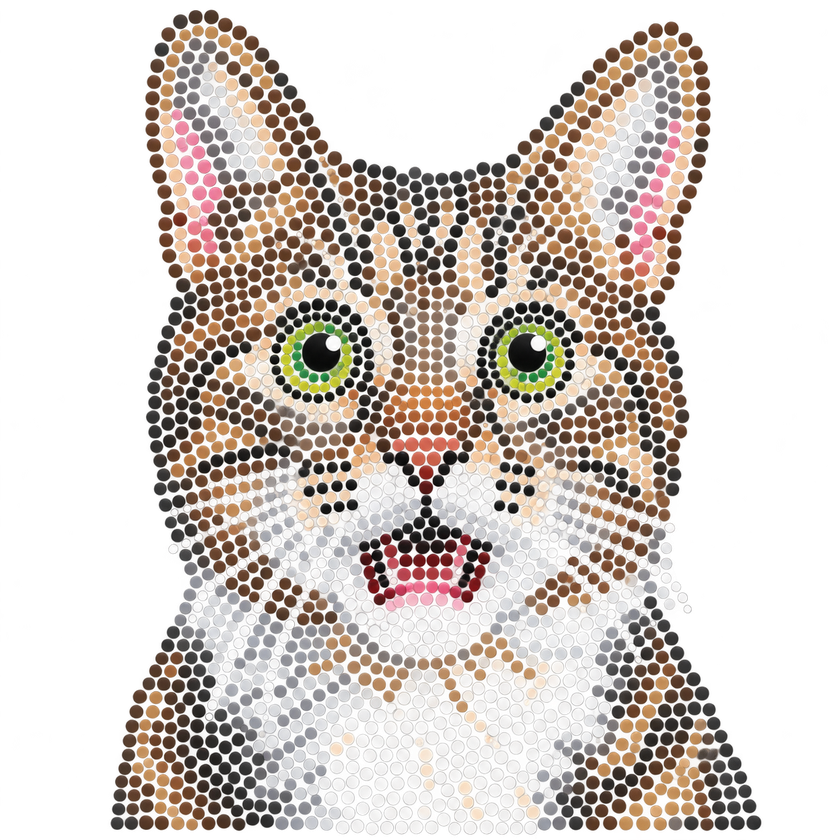
#> input picture services/strass/prototype/img/N2_cat.png, 840 x 840 px, shrunk from 1254 x 1254 before the run, given in place of N2_cat.png.png, which was not available
$ python detect2.py img/N2_cat.png
#> lines starting #> are read from the running program, lines starting #| are printed output that depends on the picture; pictures that were not available may be replaced by others from this repository, and a replacement may not be noted
# From Rhinestone-Studio @38cd831 services/strass-layout/prototype/detect2.py
from pathcfg import W as _W
import sys
import numpy as np, cv2
from PIL import Image
from scipy import ndimage as ndi
from scipy.spatial import cKDTree


def load(name):
#> called with name = 'img/N2_cat.png'
    im = np.array(Image.open(f'{_W}img/{name}.png').convert('RGBA')).astype(np.float32) / 255
    rgb, a = im[..., :3], im[..., 3]
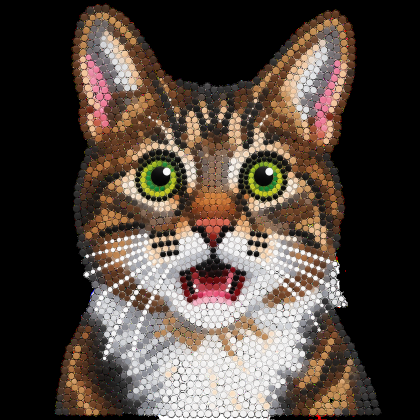
#> rgb: shape (840, 840, 3) float32 (shown at 1/2 size); mean R, G, B 0.313, 0.268, 0.236
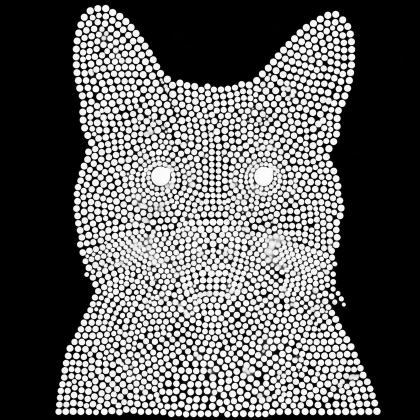
#> a: shape (840, 840) float32 (shown at 1/2 size); min 0, max 1, mean 0.373
    lab = cv2.cvtColor(rgb, cv2.COLOR_RGB2LAB)
#> lab: shape (840, 840, 3) float32; mean of channels 0, 1, 2 28.9, 3.7, 6.4
    return rgb, a, lab


def blob_energy(chans, sigmas):
    E = []
    for s in sigmas:
        e = 0
        for c, wgt in chans:
            l = s * s * ndi.gaussian_laplace(c, s)
            e = e + wgt * l * l
        E.append(np.sqrt(e))
    return np.stack(E)


def nms(pts, score, mind):
    order = np.argsort(-score)
    pts = pts[order]; score = score[order]
    t = cKDTree(pts[:, :2])
    alive = np.ones(len(pts), bool)
    for i in range(len(pts)):
        if not alive[i]:
            continue
        for j in t.query_ball_point(pts[i, :2], mind * 2 * pts[:, 2].max()):
            if j > i and alive[j] and np.hypot(*(pts[i, :2] - pts[j, :2])) < mind * (pts[i, 2] + pts[j, 2]):
                alive[j] = False
    return pts[alive], score[alive]


def detect(name, rmin=4, rmax=14, mind=0.8, q=0.5):
    rgb, a, lab = load(name)
    L = lab[..., 0] / 100 * a + (1 - a) * 1.0
    A = lab[..., 1] / 100 * a
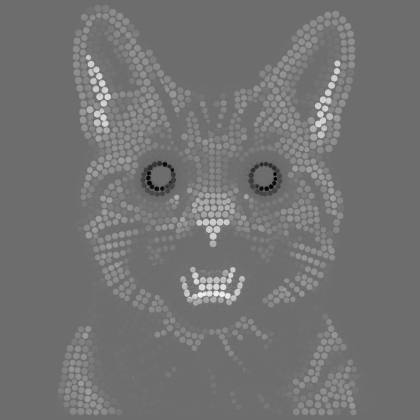
#> A: shape (840, 840) float32 (shown at 1/2 size); min -0.478, max 0.636, mean 0.0256; drawn with min black and max white
    B = lab[..., 2] / 100 * a
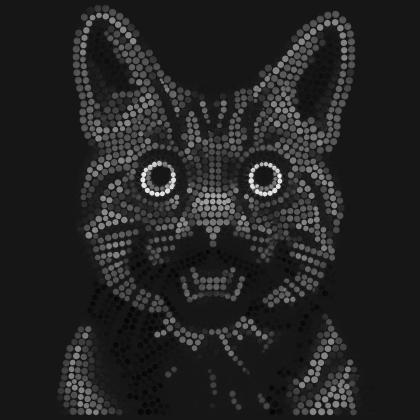
#> B: shape (840, 840) float32 (shown at 1/2 size); min -0.0734, max 0.772, mean 0.0438; drawn with min black and max white
    chans = [(L, 1.0), (A, 1.0), (B, 1.0), (a, 1.0)]
    radii = np.arange(rmin, rmax + 0.01, 0.5)
    sig = radii / np.sqrt(2)
    E = blob_energy(chans, sig)
    best = E.max(0); arg = E.argmax(0)
#> after `best = E.max(0)`:
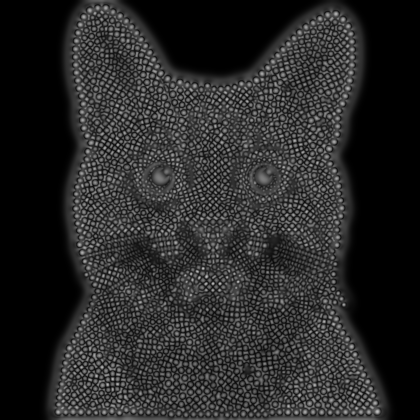
#> best: shape (840, 840) float32 (shown at 1/2 size); min 0.00146, max 0.791, mean 0.159
#> after `arg = E.argmax(0)`:
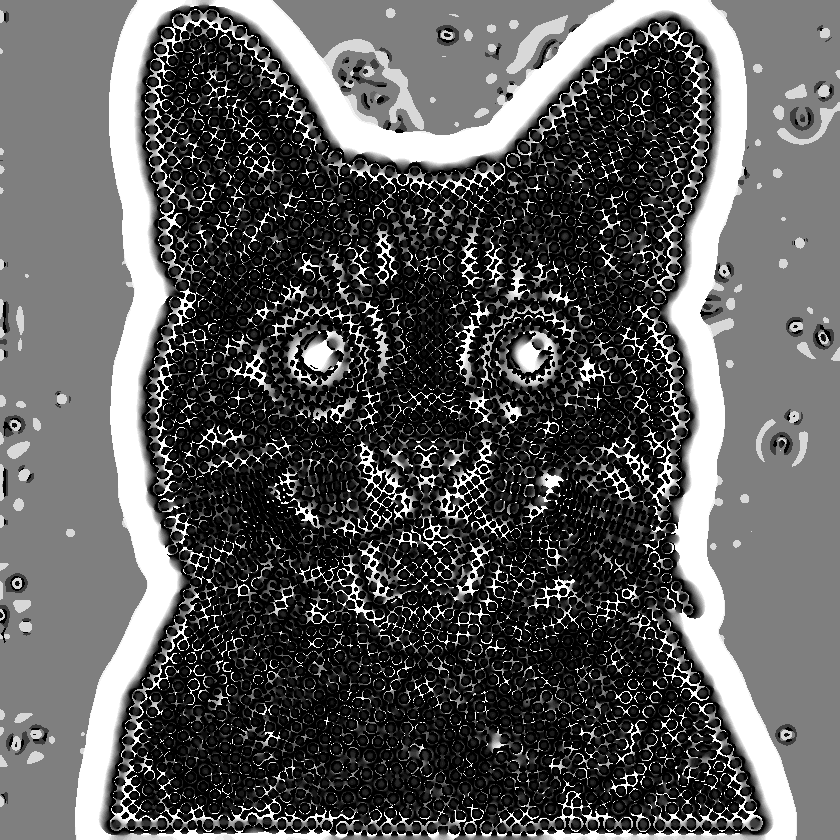
#> arg: shape (840, 840) int64; min 0, max 20, mean 7.14; drawn with min black and max white
    mx = ndi.maximum_filter(E, size=(3, 5, 5))
    pk = (E == mx) & (E > np.quantile(best[a > 0.3], q))
    s, ys, xs = np.nonzero(pk)
#> s = 5602 values from 0 to 20; ys = 5602 values, max 839 at index 5530, min 0 at index 5557, mean 467.5; xs = 5602 values, max 757 at index 3283, min 111 at index 3296, mean 420.8
    ok = a[ys, xs] > 0.25
    s, ys, xs = s[ok], ys[ok], xs[ok]
#> s = 2325 values from 0 to 20; ys = 2325 values, max 829 at index 2156, min 16 at index 2161, mean 466.9; xs = 2325 values, max 754 at index 2288, min 116 at index 2272, mean 420.9
    pts = np.stack([ys, xs, radii[s]], 1).astype(float)
#> pts = 2325 rows, first 8: [56, 665, 4], [66, 212, 4], [76, 207, 4], [111, 237, 4], [148, 183, 4], [149, 539, 4], [164, 324, 4], [173, 331, 4]
    sc = E[s, ys, xs]
#> sc = 2325 values, max 0.762 at index 2288, min 0.205 at index 341, mean 0.458
    pts, sc = nms(pts, sc, mind)
#> in nms, `order = np.argsort(-score)`: order = 2325 values, max 2324 at index 2267, min 0 at index 1101, mean 1162
#> in nms, `pts = pts[order]`: pts = 2325 rows, first 8: [823, 754, 6.5], [824, 116, 6], [27, 671, 6.5], [176, 695, 6], [505, 164, 6], [297, 658, 6], [489, 159, 5.5], [696, 139, 6]
#> in nms, `score = score[order]`: score = 2325 values, max 0.762 at index 0, min 0.205 at index 2324, mean 0.458
#> pts = 2271 rows, first 8: [823, 754, 6.5], [824, 116, 6], [27, 671, 6.5], [176, 695, 6], [505, 164, 6], [297, 658, 6], [489, 159, 5.5], [696, 139, 6]; sc = 2271 values, max 0.762 at index 0, min 0.205 at index 2270, mean 0.463
    return pts, sc


if __name__ == '__main__':
    name = sys.argv[1]
    pts, sc = detect(name)
    np.save(f'{name}_log.npy', pts)
    print(name, len(pts), 'median r', np.median(pts[:, 2]), np.percentile(pts[:, 2], [10, 90]))
#| img/N2_cat.png 2271 median r 5.0 [4.  5.5]

$ run again, on services/strass/prototype/img/N2_lake.png
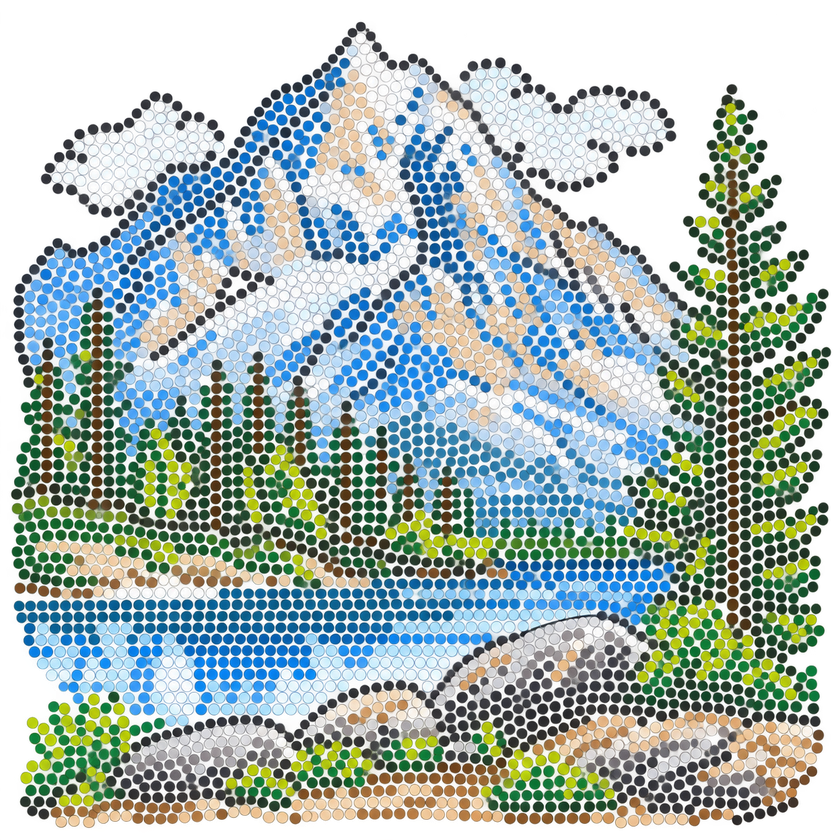
#> input picture services/strass/prototype/img/N2_lake.png, 840 x 840 px, shrunk from 1254 x 1254 before the run, given in place of N2_lake.png.png, which was not available
#> lab: shape (840, 840, 3) float32; mean of channels 0, 1, 2 38.7, -5.1, 1
#> in detect, `best = E.max(0)`:
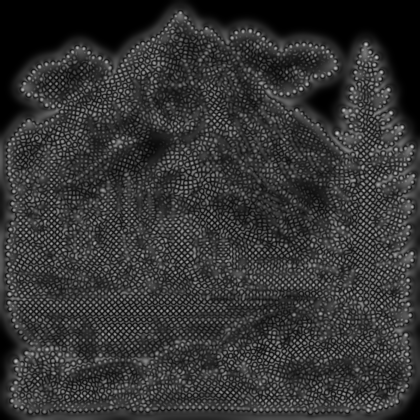
#> best: shape (840, 840) float32 (shown at 1/2 size); min 0.0017, max 0.816, mean 0.205
#> in detect, `arg = E.argmax(0)`:
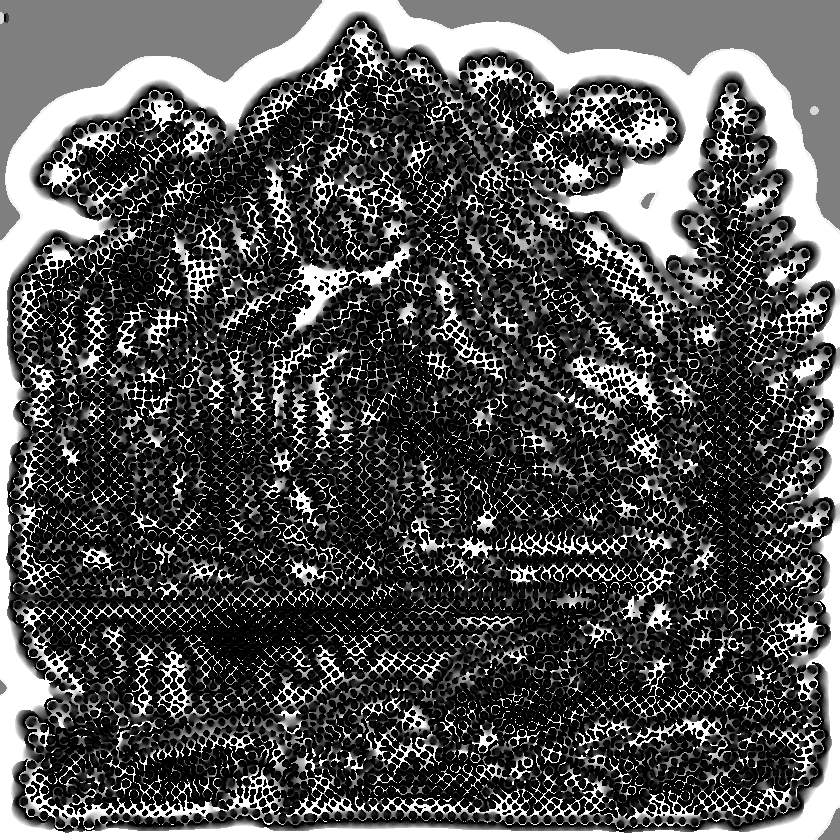
#> arg: shape (840, 840) int64; min 0, max 20, mean 6.48; drawn with min black and max white
#> in detect, `s, ys, xs = np.nonzero(pk)`: s = 8761 values from 0 to 20; ys = 8761 values, max 839 at index 8753, min 25 at index 0, mean 474.6; xs = 8761 values, max 839 at index 8650, min 0 at index 8704, mean 413.5
#> in detect, `s, ys, xs = s[ok], ys[ok], xs[ok]`: s = 4374 values from 0 to 20; ys = 4374 values, max 823 at index 4261, min 25 at index 1460, mean 462.2; xs = 4374 values, max 826 at index 2331, min 15 at index 4161, mean 416.5
#> in detect, `sc = E[s, ys, xs]`: sc = 4374 values, max 0.816 at index 4091, min 0.189 at index 314, mean 0.417
#> order = 4374 values, max 4373 at index 4006, min 0 at index 282, mean 2186.5
#> score = 4374 values, max 0.816 at index 0, min 0.189 at index 4373, mean 0.417
#> in detect, `pts, sc = nms(pts, sc, mind)`: sc = 4191 values, max 0.816 at index 0, min 0.189 at index 4190, mean 0.425
#| img/N2_lake.png 4191 median r 4.5 [4.  4.5]

$ run again, on services/strass/prototype/img/N2_leopard.png
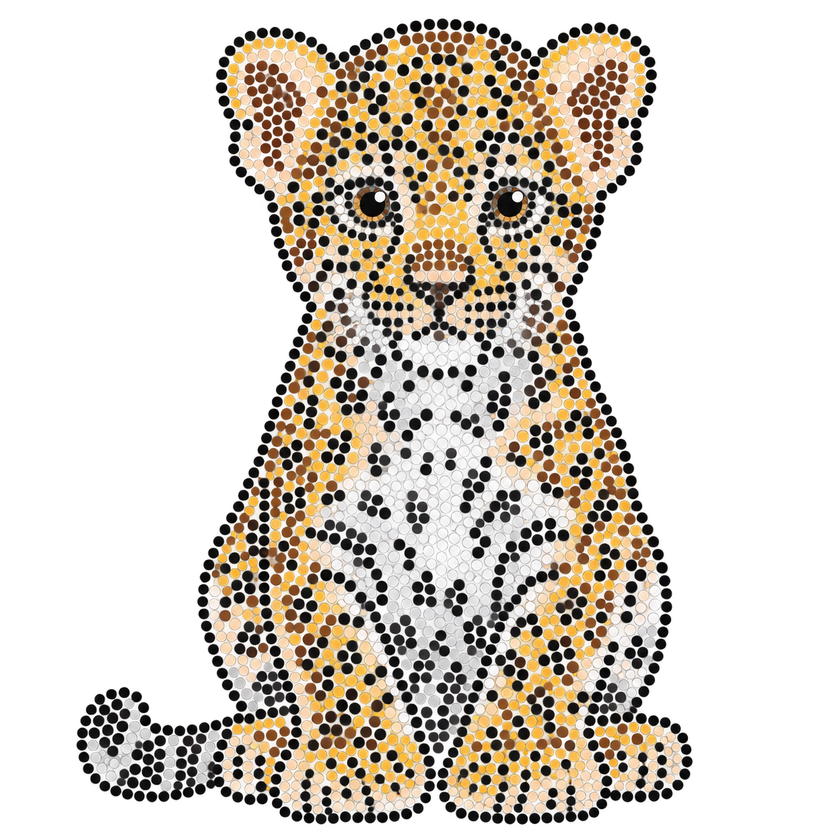
#> input picture services/strass/prototype/img/N2_leopard.png, 840 x 840 px, shrunk from 1254 x 1254 before the run, given in place of N2_leopard.png.png, which was not available
#> lab: shape (840, 840, 3) float32; mean of channels 0, 1, 2 20.8, 2.6, 8.9
#> in detect, `best = E.max(0)`:
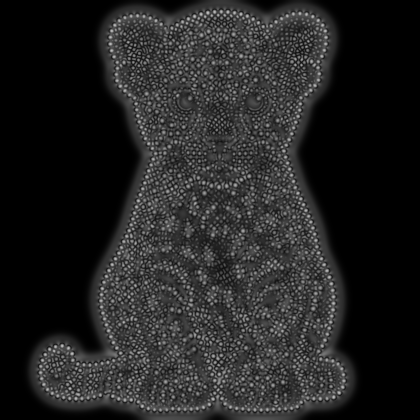
#> best: shape (840, 840) float32 (shown at 1/2 size); min 0.00146, max 0.787, mean 0.14
#> in detect, `arg = E.argmax(0)`:
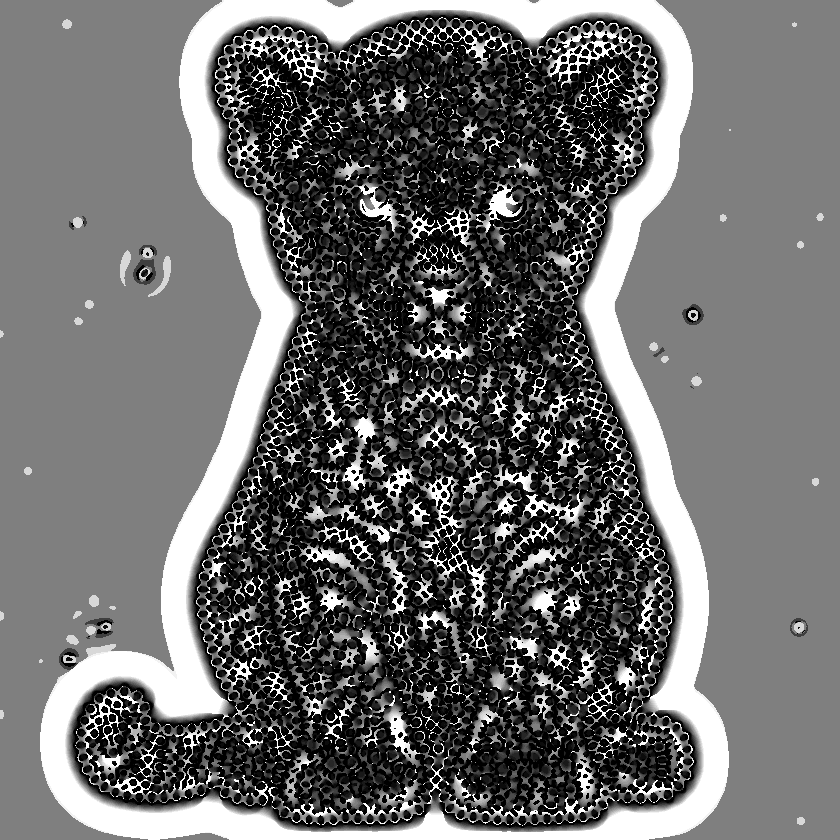
#> arg: shape (840, 840) int64; min 0, max 20, mean 8.49; drawn with min black and max white
#> in detect, `s, ys, xs = np.nonzero(pk)`: s = 5171 values from 0 to 20; ys = 5171 values, max 839 at index 5168, min 18 at index 0, mean 454.1; xs = 5171 values, max 692 at index 2976, min 76 at index 2851, mean 427.1
#> in detect, `s, ys, xs = s[ok], ys[ok], xs[ok]`: s = 2772 values from 0 to 20; ys = 2772 values, max 819 at index 2138, min 23 at index 2145, mean 448.9; xs = 2772 values, max 687 at index 2550, min 81 at index 1944, mean 430.1
#> in detect, `pts = np.stack([ys, xs, radii[s]], 1).astype(float)`: pts = 2772 rows, first 8: [38, 605, 4], [39, 480, 4], [44, 257, 4], [44, 475, 4], [44, 491, 4], [47, 448, 4], [48, 247, 4], [49, 302, 4]
#> in detect, `sc = E[s, ys, xs]`: sc = 2772 values, max 0.787 at index 2148, min 0.229 at index 2048, mean 0.447
#> order = 2772 values, max 2771 at index 2702, min 0 at index 1156, mean 1385.5
#> in nms, `pts = pts[order]`: pts = 2772 rows, first 8: [25, 415, 5], [691, 124, 4.5], [794, 667, 5], [28, 402, 5], [707, 144, 5], [28, 481, 4.5], [61, 223, 4.5], [785, 678, 5]
#> score = 2772 values, max 0.787 at index 0, min 0.229 at index 2771, mean 0.447
#> in detect, `pts, sc = nms(pts, sc, mind)`: pts = 2554 rows, first 8: [25, 415, 5], [691, 124, 4.5], [794, 667, 5], [28, 402, 5], [707, 144, 5], [28, 481, 4.5], [61, 223, 4.5], [785, 678, 5]; sc = 2554 values, max 0.787 at index 0, min 0.23 at index 2553, mean 0.461
#| img/N2_leopard.png 2554 median r 4.5 [4. 5.]
